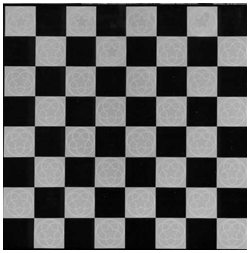
#> input picture Practical Session 1/Lab Session 1_Materials/chessboard00.png, 250 x 253 px, found by its file name
$ jupyter execute 'Lab Session.ipynb'   (older library calls are emulated)
#> lines starting #> are read from the running program, lines starting #| are printed output that depends on the picture
[cell 1]
import cv2
import numpy as np
from matplotlib import pyplot as plt

[cell 2]
file= 'C:/Users/Rohil/Desktop/Lab Session 1_Materials/chessboard00.png'
img = cv2.imread(file,0)
#> img is the input picture: shape (253, 250); min 0, max 255, mean 97.2
sobelx = cv2.Sobel(img,cv2.CV_64F,1,0,ksize=-1)
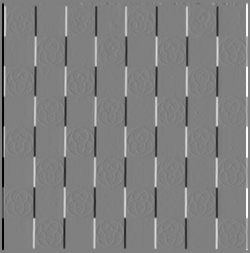
#> sobelx: shape (253, 250) float64; min -4055, max 4023, mean 0; drawn with min black and max white
sobely = cv2.Sobel(img,cv2.CV_64F,0,1,ksize=-1)
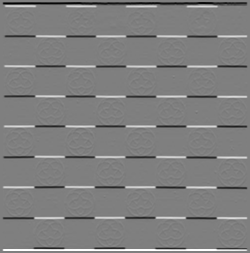
#> sobely: shape (253, 250) float64; min -4068, max 4080, mean 0; drawn with min black and max white

[cell 3]
plt.subplot(2,2,3),plt.imshow(sobelx,cmap = 'gray')
plt.title('Sobel X'), plt.xticks([]), plt.yticks([])
plt.subplot(2,2,4),plt.imshow(sobely,cmap = 'gray')
plt.title('Sobel Y'), plt.xticks([]), plt.yticks([])

plt.show()

[cell 4]
Ix2= sobelx*sobelx
Iy2= sobely*sobely
Ixy= sobelx*sobely
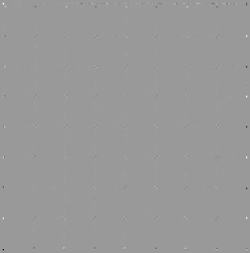
#> Ixy: shape (253, 250) float64; min -10916391, max 7170176, mean 228.7; drawn with min black and max white
g_ix2 = cv2.GaussianBlur(Ix2,(9,9), 2)
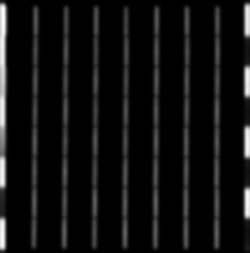
#> g_ix2: shape (253, 250) float64; min 0, max 6718396.9, mean 450480.6; drawn with min black and max white
g_iy2 = cv2.GaussianBlur(Iy2,(9,9), 2)
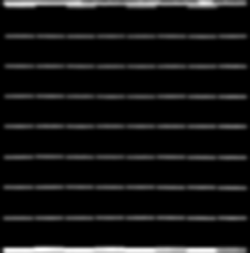
#> g_iy2: shape (253, 250) float64; min 0, max 6975549, mean 524635; drawn with min black and max white
g_ixy= cv2.GaussianBlur(Ixy,(9,9),2)
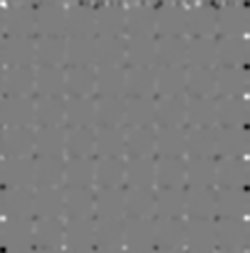
#> g_ixy: shape (253, 250) float64; min -635089.1, max 649281, mean 220.1; drawn with min black and max white

plt.subplot(2,2,1),plt.imshow(g_ix2,cmap = 'gray')
plt.title('g_ix'), plt.xticks([]), plt.yticks([])
plt.subplot(2,2,2),plt.imshow(g_iy2,cmap = 'gray')
plt.title('g_iy2'), plt.xticks([]), plt.yticks([])
plt.subplot(2,2,3),plt.imshow(g_ixy,cmap = 'gray')
plt.title('g_ixy'), plt.xticks([]), plt.yticks([])

plt.show()

[cell 5]
#Compute e

E = np.zeros((img.shape))
for i in range(img.shape[0]):
    for j in range(img.shape[1]):

        # summing over 3*3 windows
        sum_Ixx = np.sum(g_ix2[i:i+3,j:j+3])
        sum_Ixy = np.sum(g_ixy[i:i+3,j:j+3])
        sum_Iyy = np.sum(g_iy2[i:i+3,j:j+3])
        M = np.array([[sum_Ixx, sum_Ixy],
                      [sum_Ixy, sum_Iyy]])
        E[i,j] = min(np.linalg.eigvals(M))
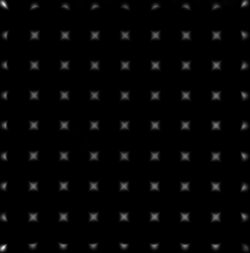
#> E: shape (253, 250) float64; min 0.0273, max 26863431.6, mean 553543.9; drawn with min black and max white

plt.imshow(E,cmap = 'gray')
plt.title('E'), plt.xticks([]), plt.yticks([])
plt.show()

[cell 6]
R = np.zeros((img.shape))
for i in range(img.shape[0]):
    for j in range(img.shape[1]):

        # summing over 3*3 windows
        sum_Ixx = np.sum(g_ix2[i:i+3,j:j+3])
        sum_Ixy = np.sum(g_ixy[i:i+3,j:j+3])
        sum_Iyy = np.sum(g_iy2[i:i+3,j:j+3])
        M = np.array([[sum_Ixx, sum_Ixy],
                      [sum_Ixy, sum_Iyy]])
        R[i,j] = np.linalg.det(M)- np.trace(M)
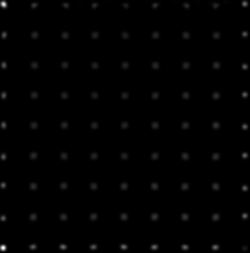
#> R: shape (253, 250) float64; min -89.71, max 9.18e+14, mean 8.02e+12; drawn with min black and max white

plt.imshow(R,cmap = 'gray')
plt.title('R'), plt.xticks([]), plt.yticks([])
plt.show()
plt.imshow(E,cmap = 'gray')
plt.title('E'), plt.xticks([]), plt.yticks([])
plt.show()

[cell 7]
def largest_indices(ary, n):
    """Returns the n largest indices from a numpy array."""
#> called with n = 81
    flat = ary.flatten()
    indices = np.argpartition(flat, -n)[-n:]
#> indices = 81 values, max 62253 at index 23, min 501 at index 66, mean 39503.8
    indices = indices[np.argsort(-flat[indices])]
#> indices = 81 values, max 62253 at index 26, min 501 at index 50, mean 39503.8
    return np.unravel_index(indices, ary.shape)

E_sailent= largest_indices(E, 81)
#> E_sailent = 81 positions, rows 2 to 249, columns 1 to 244
R_sailent= largest_indices(R, 81)
#> R_sailent = 81 positions, rows 1 to 250, columns 0 to 245

x_e= []
y_e= []
for i in range(81):
    x_e.append(E_sailent[0][i])
    y_e.append(E_sailent[1][i])
#> after the loop, x_e = 81 values, max 249 at index 16, min 2 at index 14, mean 157.7; y_e = 81 values, max 244 at index 23, min 1 at index 15, mean 90.26

x_r = []
y_r = []
for i in range(81):
    x_r.append(R_sailent[0][i])
    y_r.append(R_sailent[1][i])
#> after the loop, x_r = 81 values, max 250 at index 38, min 1 at index 72, mean 155.4; y_r = 81 values, max 245 at index 56, min 0 at index 40, mean 68.04

[cell 8]
plt.imshow(E, cmap='gray')
plt.plot(x_e, y_e,'*', linewidth=8, color='firebrick' )
plt.show()
plt.imshow(R, cmap='gray')
plt.plot(x_r, y_r,'*', linewidth=8, color='firebrick' )
plt.show()
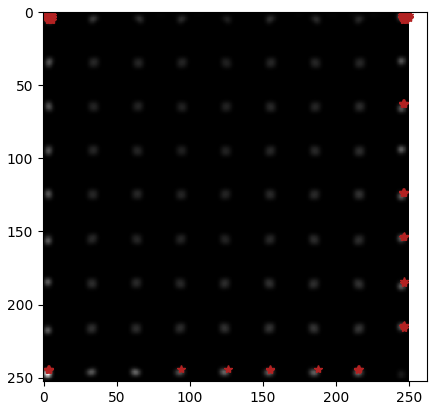
#> figure drawn by matplotlib, 1 panel

[cell 9]
def nonmaximsupress(image, NHoodSize):


#> called with NHoodSize = (11, 11)
    dx,dy = NHoodSize
    M, N = image.shape
#> M = 253; N = 250
    for x in range(0, M-dx+1):
        for y in range(0, N-dy+1):
            window= image[x:x+dx, y:y+dy]
            if np.sum(window)==0:
                localmax=0
            else:
                localmax=np.max(window)
            maxcord= np.unravel_index(np.argmax(window), window.shape)
            window[:,:]=0
            window[maxcord]= localmax
        return image

NMS_R= nonmaximsupress(np.copy(R), (11,11))
NMS_E= nonmaximsupress(np.copy(E), (11,11))

[cell 10]
NMS_E_sailent= largest_indices(NMS_E, 81)
#> NMS_E_sailent = 81 positions, rows 3 to 249, columns 1 to 244
NMS_R_sailent= largest_indices(NMS_R, 81)
#> NMS_R_sailent = 81 positions, rows 3 to 250, columns 0 to 245
plt.figure(figsize=(15,10))
implot= plt.imshow(img, "gray")
plt.scatter(x= NMS_R_sailent, y= NMS_E_sailent, c='r')
plt.show()
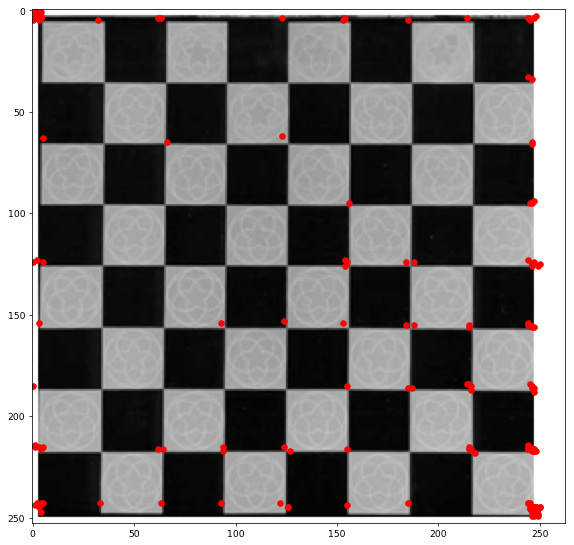
#> figure drawn by matplotlib, 1 panel

$ run again, with Practical Session 1/Lab Session 1_Materials/chessboard03.png copied over Practical Session 1/Lab Session 1_Materials/chessboard00.png
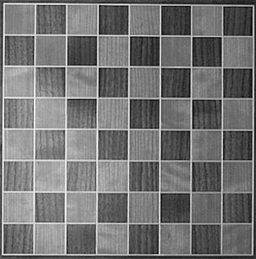
#> input picture Practical Session 1/Lab Session 1_Materials/chessboard03.png, 256 x 259 px, found by its file name
#> img is the input picture: shape (259, 256); min 6, max 253, mean 115.4
#> after the loop `for i in range(img.shape[0]):`:
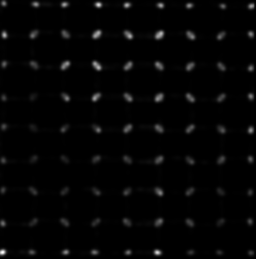
#> R: shape (259, 256) float64; min 332642201.5, max 2.33e+14, mean 4.63e+12; drawn with min black and max white
#> in largest_indices, `indices = np.argpartition(flat, -n)[-n:]`: indices = 81 values, max 64770 at index 63, min 1120 at index 73, mean 20970.9
#> in largest_indices, `indices = indices[np.argsort(-flat[indices])]`: indices = 81 values, max 64770 at index 11, min 1120 at index 28, mean 20970.9
#> E_sailent = 81 positions, rows 4 to 253, columns 1 to 251
#> R_sailent = 81 positions, rows 3 to 253, columns 0 to 161
#> after the loop `for i in range(81):`: x_e = 81 values, max 253 at index 11, min 4 at index 6, mean 81.48; y_e = 81 values, max 251 at index 79, min 1 at index 16, mean 111.6
#> after the loop `for i in range(81):`: x_r = 81 values, max 253 at index 6, min 3 at index 34, mean 102.1; y_r = 81 values, max 161 at index 24, min 0 at index 13, mean 96.09
#> NMS_E_sailent = 81 positions, rows 5 to 253, columns 1 to 250
#> NMS_R_sailent = 81 positions, rows 4 to 253, columns 0 to 251
#> `plt.show()`:
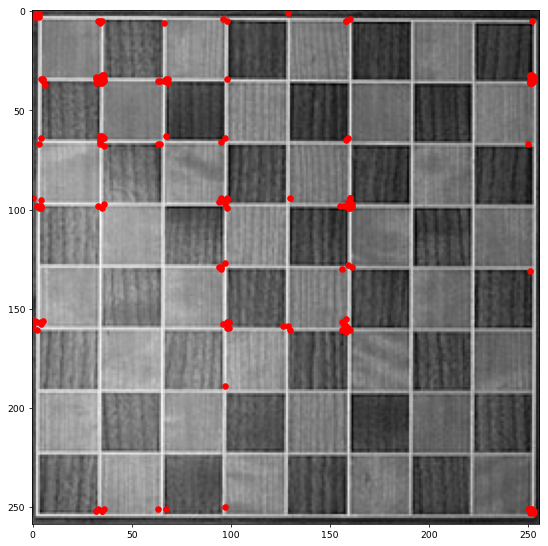
#> figure drawn by matplotlib, 1 panel

$ run again, with Practical Session 1/Lab Session 1_Materials/chessboard05.png copied over Practical Session 1/Lab Session 1_Materials/chessboard00.png
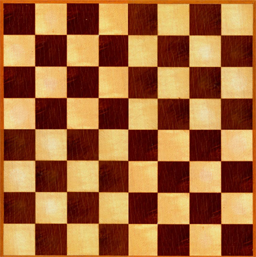
#> input picture Practical Session 1/Lab Session 1_Materials/chessboard05.png, 256 x 257 px, found by its file name
#> in largest_indices, `indices = np.argpartition(flat, -n)[-n:]`: indices = 81 values, max 57533 at index 37, min 8256 at index 26, mean 32423.6
#> in largest_indices, `indices = indices[np.argsort(-flat[indices])]`: indices = 81 values, max 57533 at index 51, min 8256 at index 60, mean 32423.6
#> E_sailent = 81 positions, rows 32 to 224, columns 33 to 221
#> R_sailent = 81 positions, rows 32 to 224, columns 32 to 221
#> after the loop `for i in range(81):`: x_e = 81 values, max 224 at index 15, min 32 at index 25, mean 126.1; y_e = 81 values, max 221 at index 41, min 33 at index 8, mean 132.9
#> after the loop `for i in range(81):`: x_r = 81 values, max 224 at index 29, min 32 at index 26, mean 128.9; y_r = 81 values, max 221 at index 45, min 32 at index 71, mean 127.4
#> NMS_E_sailent = 81 positions, rows 32 to 224, columns 33 to 221
#> NMS_R_sailent = 81 positions, rows 32 to 224, columns 32 to 221
#> `plt.show()`:
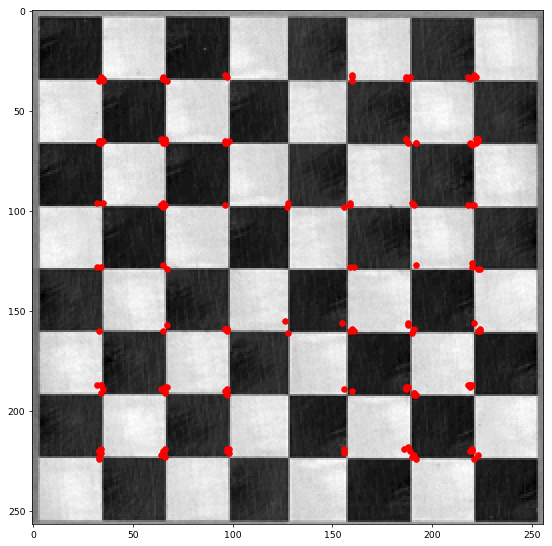
#> figure drawn by matplotlib, 1 panel
